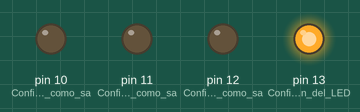
Recording of a sketch running on a simulated Arduino Uno, built with avr-gcc and run on an emulated ATmega328P. Parts: output pins drawn as LEDs (lit = HIGH).

Above: at 0.12 s.
At 1.2 s:
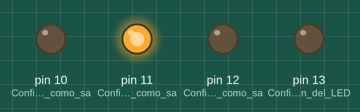
At 3.15 s:
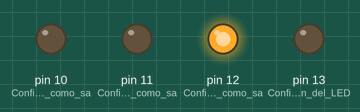
At 4.4 s:
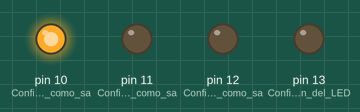
At 6.7 s:
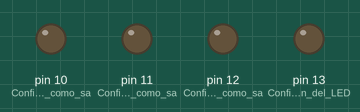
Timing chart, 0 to 7.8 s (numbered marks = the images above):
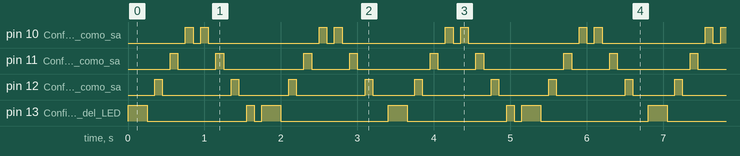

Measured:
- by itself, pin 10 (Configurar_pin_10_como_sa): repeats every 1.8 s: LOW 0.10 s, HIGH 0.10 s, LOW 1.5 s, HIGH 0.10 s
- by itself, pin 11 (Configurar_pin_11_como_sa): repeats every 1.8 s: LOW 0.50 s, HIGH 0.10 s, LOW 1.1 s, HIGH 0.10 s
- by itself, pin 13 (Configurar_el_pin_del_LED): repeats every 3.4 s: LOW 1.3 s, HIGH 0.10 s, LOW 0.10 s, HIGH 0.25 s, LOW 1.4 s, HIGH 0.25 s
- by itself, pin 12 (Configurar_pin_12_como_sa): repeats every 3.4 s: LOW 0.90 s, HIGH 0.10 s, LOW 0.65 s, HIGH 0.10 s, LOW 0.90 s, HIGH 0.10 s, LOW 0.55 s, HIGH 0.10 s

The sketch:

ejextra1.ino
```cpp
// C++ code
//
void setup()
{
  pinMode(LED_BUILTIN, OUTPUT); // Configurar el pin del LED integrado como salida
  pinMode(10, OUTPUT); // Configurar pin 10 como salida
  pinMode(11, OUTPUT); // Configurar pin 11 como salida
  pinMode(12, OUTPUT); // Configurar pin 12 como salida
  pinMode(13, OUTPUT); // Configurar pin 13 como salida
}

int primerLED = 2; // Variable para controlar el primer LED

void loop()
{
  // Controlar la secuencia de encendido de los LEDs
  digitalWrite(13, HIGH);
  delay(250);
  digitalWrite(13, LOW);
  delay(100);

  digitalWrite(12, HIGH);
  delay(100);
  digitalWrite(12, LOW);
  delay(100);

  digitalWrite(11, HIGH);
  delay(100);
  digitalWrite(11, LOW);
  delay(100);

  digitalWrite(10, HIGH);
  delay(100);
  digitalWrite(10, LOW);
  delay(100);

  // Repetir la secuencia en orden inverso
  digitalWrite(10, HIGH);
  delay(100);
  digitalWrite(10, LOW);
  delay(100);

  digitalWrite(11, HIGH);
  delay(100);
  digitalWrite(11, LOW);
  delay(100);

  digitalWrite(12, HIGH);
  delay(100);
  digitalWrite(12, LOW);
  delay(100);

  // Controlar la secuencia de encendido de los LEDs según la variable primerLED
  if (primerLED % 2 == 0) {
    digitalWrite(13, HIGH);
    delay(100);
    digitalWrite(13, LOW);
    delay(100);
  } else {
    digitalWrite(13, LOW);
    delay(100);
  }

  // Incrementar la variable primerLED
  primerLED++;
}
```
